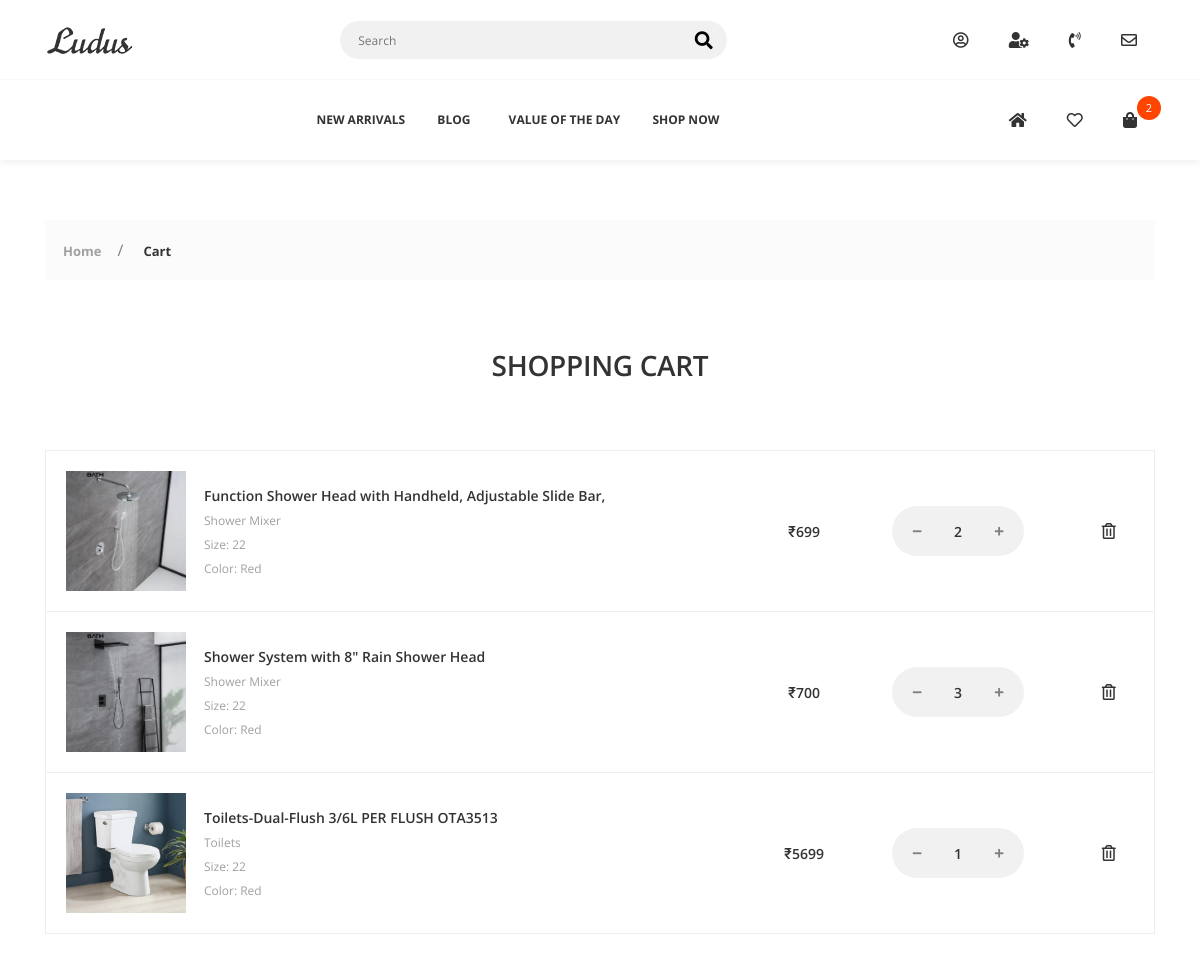
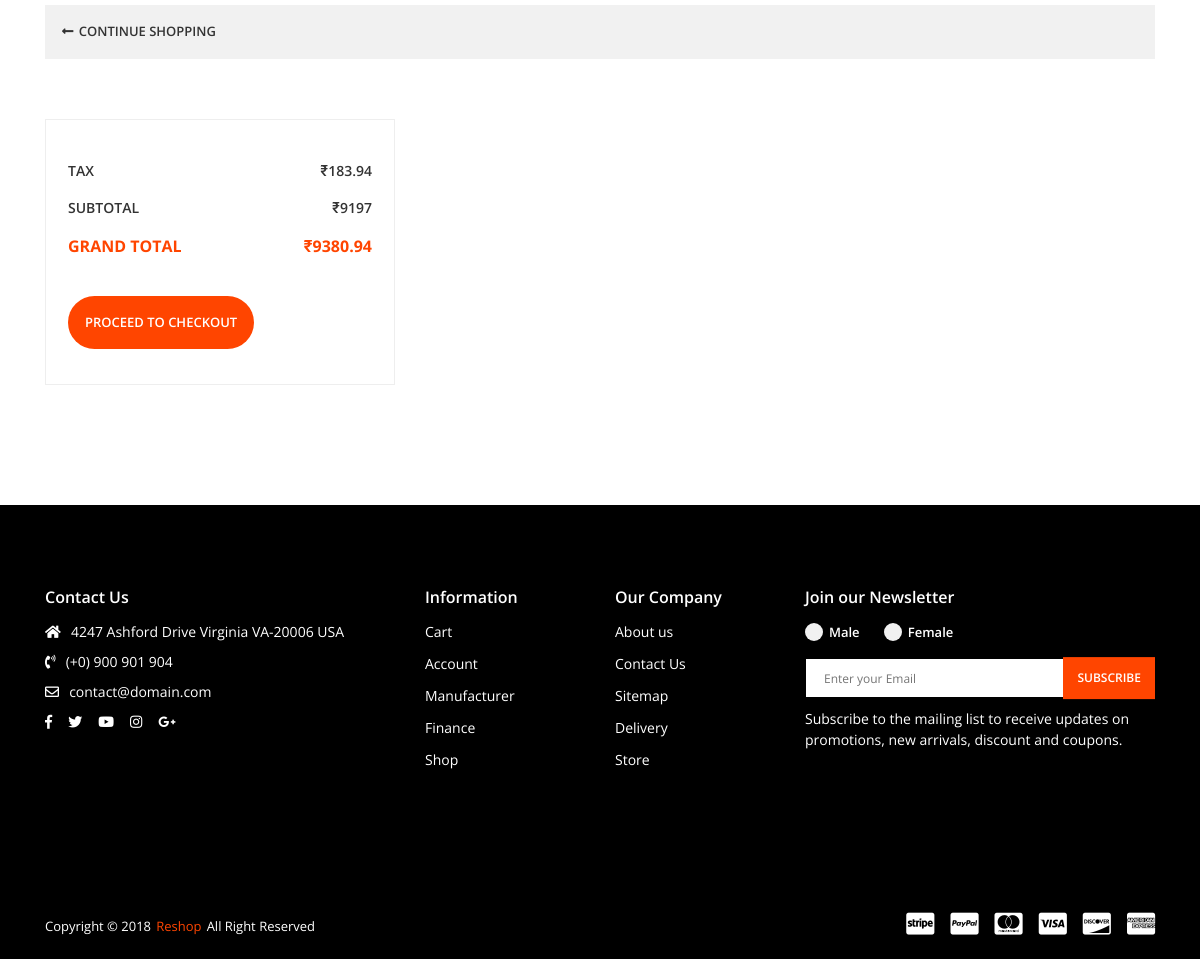
Screenshot of /cart/ (signed in) with the database file from the repository (2 pictures, top to bottom).
### cart/models.py (models this page shows, shortened)
class CartItem(models.Model):
    user = models.ForeignKey(Account, on_delete=models.CASCADE, null=True)
    product = models.ForeignKey(Product, on_delete=models.CASCADE)
    variations = models.ManyToManyField(Variation, blank=True)
    cart = models.ForeignKey(Cart, on_delete=models.CASCADE, null=True)
    quantity = models.IntegerField()
    is_active = models.BooleanField(default=True)

### shop_app/models.py (models this page shows, shortened)
class Product(models.Model):
    product_name = models.CharField(max_length=200, unique=True)
    slug = models.SlugField(max_length=200, unique=True)
    description = models.TextField(max_length=500, blank=True)
    price = models.IntegerField()
    images = models.ImageField(upload_to='photos/product')
    stock = models.IntegerField()
    is_available = models.BooleanField(default=True)
    is_featured = models.BooleanField(default=False)
    category = models.ForeignKey(Category, on_delete=models.CASCADE)
    created_date = models.DateTimeField(auto_now_add=True)
    modified_date = models.DateTimeField(auto_now=True)

class Category(models.Model):
    category_name = models.CharField(max_length=50, unique=True)
    slug = models.SlugField(max_length=100, unique=True)
    description = models.TextField(max_length=255, blank=True)
    cat_image = models.ImageField(upload_to='photos/categories', blank=True)
    class Meta:
        verbose_name = 'category'
        verbose_name_plural = 'categories'
    def __str__(self):
        return self.category_name  #shows the name

### cart/views.py (the view)
# urls.py: path('cart/', include('cart.urls')),
def cart(request, total=0, quantity=0, cart_item=None, cart_items=None):
    try:
        tax = 0
        grand_total = 0
        if request.user.is_authenticated:
            cart_items = CartItem.objects.filter(
                user=request.user, is_active=True)
        else:
            cart = Cart.objects.get(cart_id=_cart_id(request))
            cart_items = CartItem.objects.filter(cart=cart, is_active=True)
        for cart_item in cart_items:
            total += (cart_item.product.price*cart_item.quantity)
            quantity += cart_item.quantity
        tax = (2*total)/100
        grand_total = total+tax
    except ObjectDoesNotExist:
        pass
    context = {
        'total': total,
        'quantity': quantity,
        'cart_items': cart_items,
        'tax': tax,
        'grand_total': grand_total,
    }
    return render(request, 'cart.html', context)

### cart/context_processors.py (called while the page is built)
def counter(request):
    cart_count = 0
    if 'admin' in request.path:
        return {}
    else:
        try:
            cart = Cart.objects.filter(cart_id=_cart_id(request))
            if request.user.is_authenticated:
                cart_items = CartItem.objects.all().filter(user=request.user)
            else:
                cart_items = CartItem.objects.all().filter(cart=cart[:1])
            for cart_item in cart_items:
                cart_count += cart_item.quantity
        except Cart.DoesNotExist:
            cart_count = 0
    return dict(cart_count=cart_count)

### cart/views.py (called while the page is built)
def _cart_id(request):
    cart = request.session.session_key
    if not cart:
        cart = request.session.create()
    return cart

### wishlist/context_processors.py (called while the page is built)
def counter(request):
    wishlist_count = 0
    if 'admin' in request.path:
        return {}
    else:
        try:
            wishlist = Wishlist.objects.filter(wishlist_id=_wishlist_id(request))
            if request.user.is_authenticated:
                wishlist_items = WishlistItem.objects.all().filter(user=request.user)
            else:
                wishlist_items = WishlistItem.objects.all().filter(wishlist=wishlist[:1])
            for wishlist_item in wishlist_items:
                wishlist_count += wishlist_item.quantity
        except Wishlist.DoesNotExist:
            wishlist_count = 0
    return dict(wishlist_count=wishlist_count)

### wishlist/views.py (called while the page is built)
def _wishlist_id(request):
    wishlist = request.session.session_key
    if not wishlist:
        wishlist = request.session.create()
    return wishlist

### templates/cart.html
{% extends 'base.html' %}
{% load static %}
{% block content %}
        <div class="app-content">
            <div class="u-s-p-y-60">
                <div class="section__content">
                    <div class="container">
                         <div class="breadcrumb">
                            <div class="breadcrumb__wrap">
                                <ul class="breadcrumb__list">
                                    <li class="has-separator">
                                        <a href="{% url 'home' %}">Home</a></li>
                                    <li class="is-marked">
                                        <a href="{% url 'cart' %}">Cart</a></li>
                                </ul>
                            </div>
                        </div>
                    </div>
                </div>
            </div>
            {% if not cart_items %}
             <div class="u-s-p-y-60">
                <div class="section__content">
                    <div class="container">
                        <div class="row">
                            <div class="col-lg-12 col-md-12 u-s-m-b-30">
                                <div class="empty">
                                    <div class="empty__wrap">
                                        <span class="empty__big-text">EMPTY</span>
                                        <span class="empty__text-1">No items found on your cart.</span>
                                        <a class="empty__redirect-link btn--e-brand" href="{% url 'store' %}">CONTINUE SHOPPING</a></div>
                                </div>
                            </div>
                        </div>
                    </div>
                </div>
            </div>
            {% else %}
            <div class="u-s-p-b-60">
                <div class="section__intro u-s-m-b-60">
                    <div class="container">
                        <div class="row">
                            <div class="col-lg-12">
                                <div class="section__text-wrap">
                                    <h1 class="section__heading u-c-secondary">SHOPPING CART</h1>
                                </div>
                            </div>
                        </div>
                    </div>
                </div>
                <div class="section__content">
                    <div class="container">
                        <div class="row">
                            <div class="col-lg-12 col-md-12 col-sm-12 u-s-m-b-30">
                                <div class="table-responsive">
                                    <table class="table-p">
                                        <tbody>
                                            {% for cart_item in cart_items %}
                                            <tr>
                                                <td>
                                                    <div class="table-p__box">
                                                        <div class="table-p__img-wrap">
                                                            <img class="u-img-fluid" src="{{cart_item.product.images.url}}" style="width:600 height:600;" alt=""></div>
                                                        <div class="table-p__info">
                                                            <span class="table-p__name">
                                                                <a href="#">{{cart_item.product.product_name}}</a></span>
                                                            <span class="table-p__category">
                                                                <a href="#">{{cart_item.product.category}}</a></span>
                                                            <ul class="table-p__variant-list">
                                                                <li>
                                                                    <span>Size: 22</span></li>
                                                                <li>
                                                                    <span>Color: Red</span></li>
                                                            </ul>
                                                        </div>
                                                    </div>
                                                </td>
                                                <td>
                                                    <span class="table-p__price">₹{{cart_item.product.price}}</span></td>
                                                <td>
                                                    <div class="table-p__input-counter-wrap">
                                                        <div class="input-counter">
                                                             <a href="{% url 'remove_cart' cart_item.product.id cart_item.id %}">
                                                            <span class="input-counter__minus fas fa-minus"></span></a>
                                                            <input class="input-counter__text input-counter--text-primary-style" type="text" value="{{cart_item.quantity}}" data-min="1" data-max="1000">
                                                            <a href="{% url 'add_cart' cart_item.product.id %}">
                                                            <span class="input-counter__plus fas fa-plus"></span></a></div>
                                                    </div>
                                                </td>
                                                <td>
                                                    <div class="table-p__del-wrap">
                                                        <a class="far fa-trash-alt table-p__delete-link" href="{% url 'remove_cart_item' cart_item.product.id cart_item.id%}"></a></div>
                                                </td>
                                            </tr>
                                            {% endfor %}
                                        </tbody>
                                    </table>
                                </div>
                            </div>
                            <div class="col-lg-12">
                                <div class="route-box">
                                    <div class="route-box__g1">
                                        <a class="route-box__link" href="{% url 'store' %}"><i class="fas fa-long-arrow-alt-left"></i>
                                            <span>CONTINUE SHOPPING</span></a></div>
                                </div>
                            </div>
                        </div>
                    </div>
                </div>
            </div>
            <div class="u-s-p-b-60">
                <div class="section__content">
                    <div class="container">
                        <div class="row">
                            <div class="col-lg-12 col-md-12 col-sm-12 u-s-m-b-30">
                                    <div class="row">
                                        <div class="col-lg-4 col-md-6 u-s-m-b-30">
                                            <div class="f-cart__pad-box">
                                                <div class="u-s-m-b-30">
                                                    <table class="f-cart__table">
                                                        <tbody>
                                                            <tr>
                                                                <td>TAX</td>
                                                                <td>₹{{tax}}</td>
                                                            </tr>
                                                            <tr>
                                                                <td>SUBTOTAL</td>
                                                                <td>₹{{total}}</td>
                                                            </tr>
                                                            <tr>
                                                                <td>GRAND TOTAL</td>
                                                                <td>₹{{grand_total}}</td>
                                                            </tr>
                                                        </tbody>
                                                    </table>
                                                </div>
                                                <div>
                                                    <a class="empty__redirect-link btn--e-brand" href="{% url 'checkout' %}">PROCEED TO CHECKOUT</a></div>
                                            </div>
                                        </div>
                                    </div>
                            </div>
                        </div>
                    </div>
                </div>
            </div>
            {% endif %}
        </div>
{% endblock %}

### rows the page displays
CartItem: product.images (picture), product.product_name "Function Shower Head with Handheld, Adjustable Slide Bar,", product.category "Shower Mixer", product.price "699", quantity "2"
CartItem: product.images (picture), product.product_name "Shower System with 8\" Rain Shower Head", product.category "Shower Mixer", product.price "700", quantity "3"
CartItem: product.images (picture), product.product_name "Toilets-Dual-Flush 3/6L PER FLUSH OTA3513", product.category "Toilets", product.price "5699", quantity "1"

### other values shown
{{ tax }} "183.94"
{{ total }} "9197"
{{ grand_total }} "9380.94"
